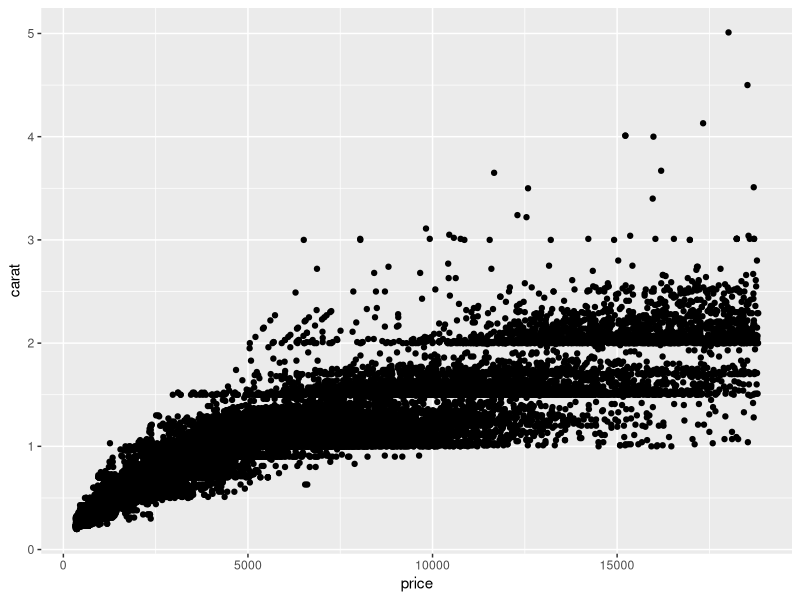
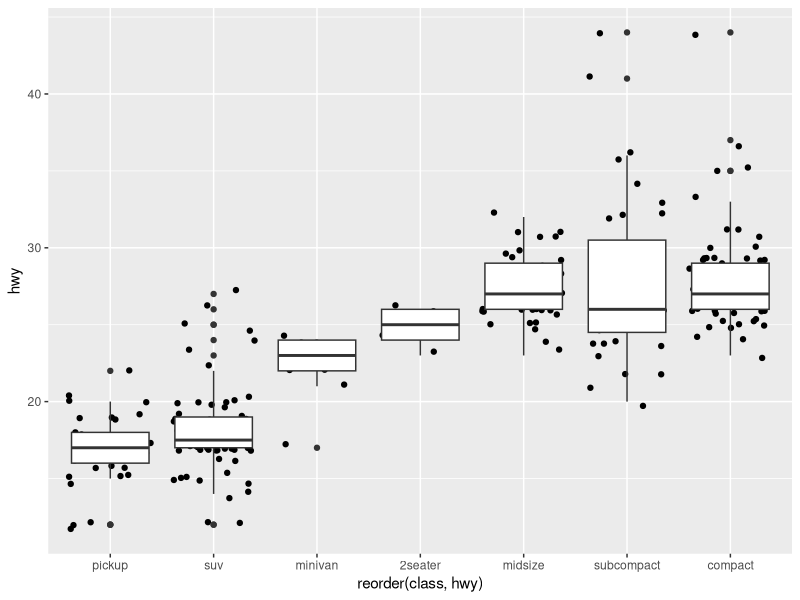
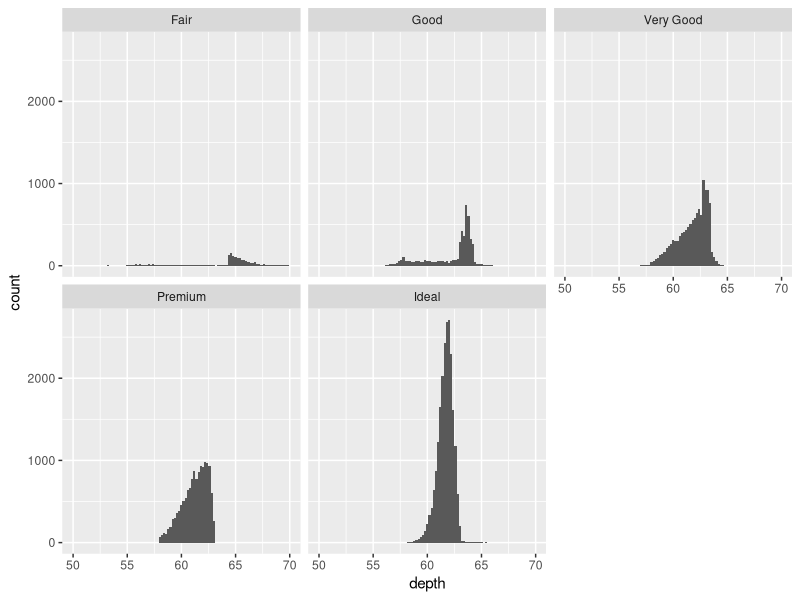
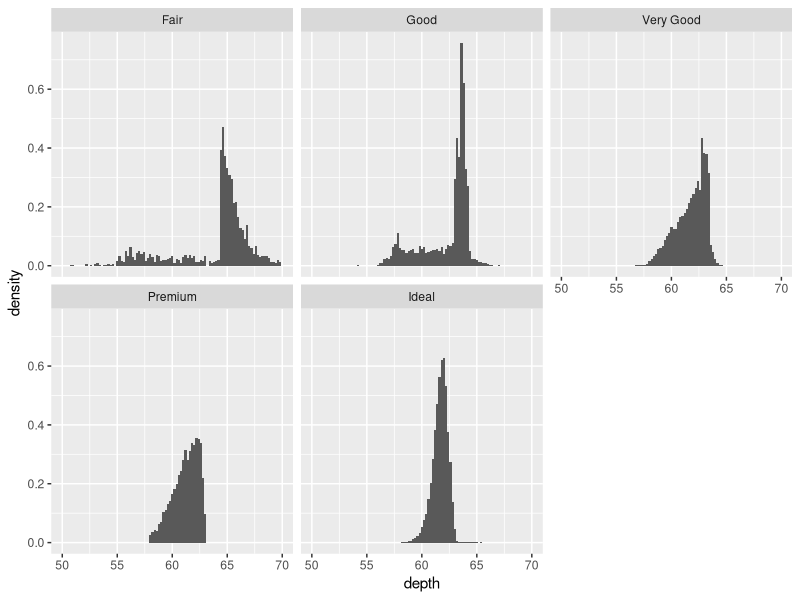
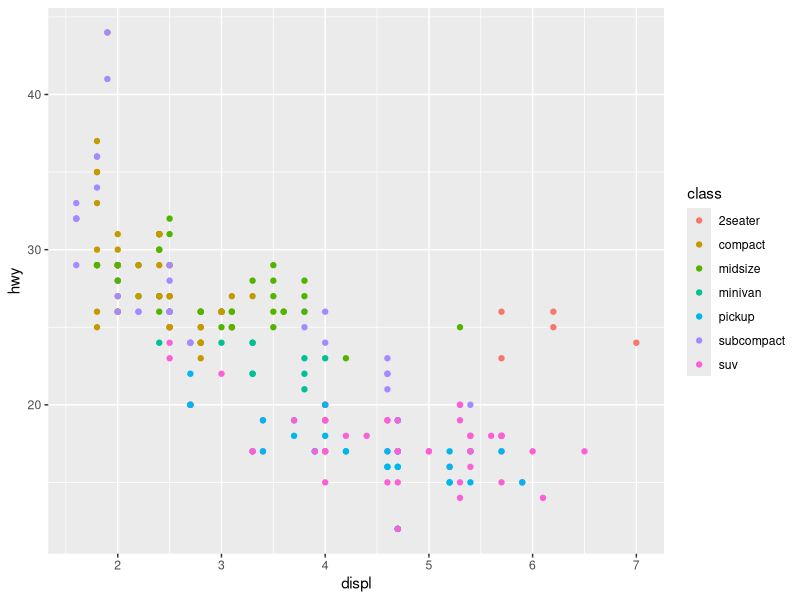

Generate these figures, in order, with R:
## ---- chunk 1
install.packages("ggplot2")
library(ggplot2)

ggplot(diamonds, aes(x = price, y = carat)) +
  geom_point()
## ---- chunk 2
ggplot(mpg, aes(reorder(class, hwy), hwy)) +
  geom_jitter() +
  geom_boxplot()
## ---- chunk 3

#Plot count
ggplot(diamonds, aes(depth)) +
  geom_histogram(aes(y = ..count..), binwidth=0.2) +
  facet_wrap(~ cut) + xlim(50, 70)

#Plot density
ggplot(diamonds, aes(depth)) +
  geom_histogram(aes(y = ..density..), binwidth=0.2) +
  facet_wrap(~ cut) + xlim(50, 70)
## ---- chunk 4
ggplot(mpg, aes(displ, hwy, color = class)) +
  geom_point()

## ---- chunk 5

